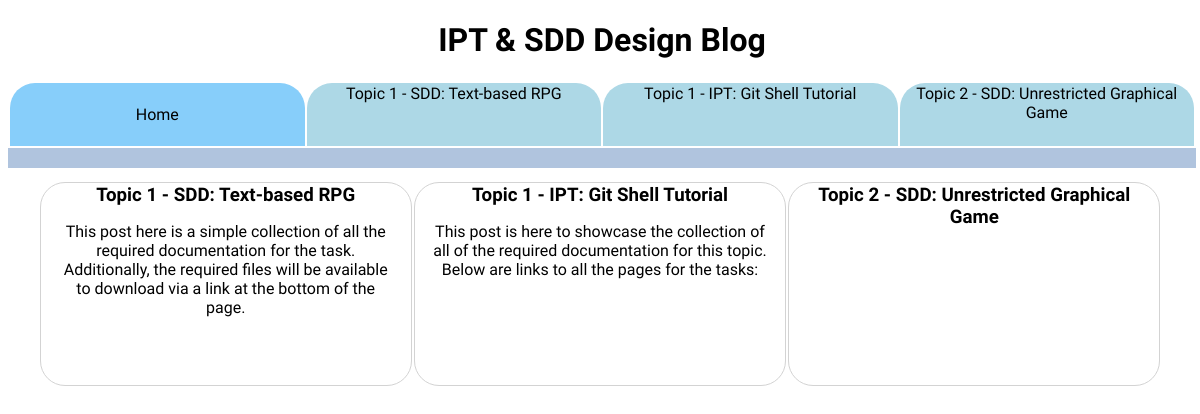
Before: / with the older database file.
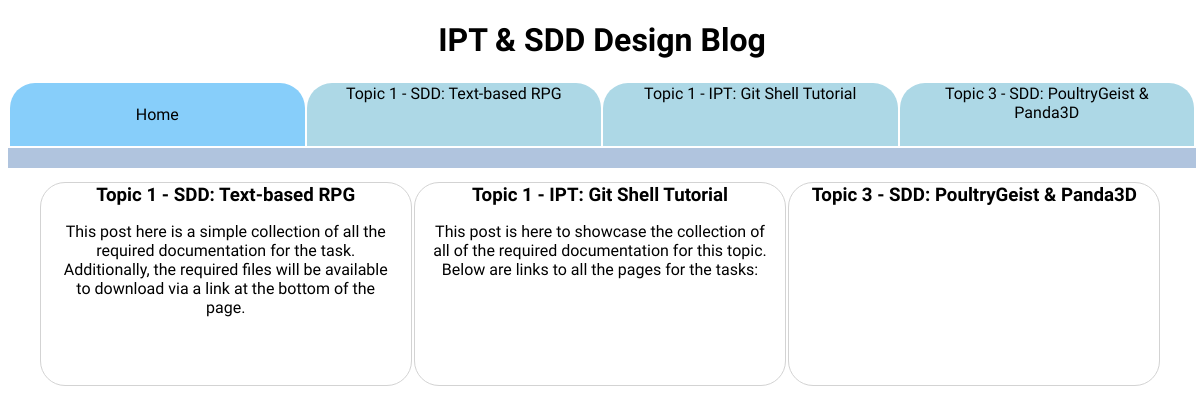
After: the same page with the newer database file.
### tables this page shows
CREATE TABLE topics (
  	id INTEGER NOT NULL,
  	title TEXT NOT NULL,
  	subtitle TEXT NOT NULL,
    created TEXT NOT NULL,
  	PRIMARY KEY (id)
);

### School_Blog/main.py (the view)
@app.route('/')
def index_handler():
	t = Topic.get_main_page()
	return render_template('index.html', topics=t, topic1=t[0], topic2=t[1], topic3=t[2])

### School_Blog/db.py (called while the page is built)
    @staticmethod
    def get_newest(tid):
        cur.execute('''SELECT * FROM posts WHERE topicid = ? ORDER BY created DESC''', (tid,))
        row = cur.fetchone()
        if row:
            id, tid, title, message, created, image = row
            return Log(eval(message), title, image, tid, id, created)

    @staticmethod
    def get_main_page():
        cur.execute('''SELECT * FROM topics ORDER BY created''')
        topics = []
        i = 0
        for row in cur:
            if i == 3:
                break
            id, title, sub, date = row
            topics.append(Topic(title, sub, date, id))
            i += 1
        for i in range(len(topics)):
            post = Log.get_newest(topics[i].id)
            topics[i].post = post
        return topics

### School_Blog/templates/index.html (shortened to what this page needs)
<!DOCTYPE html>
<html>
<head>
  <link rel="stylesheet" href="static/css/main.css">
</head>
<body>
  <div class="header">
    <h1>IPT & SDD Design Blog</h1>
    <table>
      <tr>
        <td style="background-color:lightskyblue">
          Home
        </td>
        {%for topic in topics%}
        <td>
          <a href="/topic/{{topic.id}}">{{topic.title}}: {{topic.subtitle}}</a>
        </td>
        {%endfor%}
      </tr>
    </table>
  </div>
  <div id="index_body_content">
    <table>
      <tr>
        {%for topic in topics%}
        <td class="topic">
          <a href="topic/{{topic.id}}">
            <h3>{{topic.title}}: {{topic.subtitle}}</h3>
            {%for para in topic.post.text%}
              {%if topic.post.text.index(para) == 0%}
                <p>{{para}}</p>
              {%endif%}
            {%endfor%}
          </a>
        </td>
        {%endfor%}
      </tr>
    </table>
  </div>
</body>
</html>

### School_Blog/static/css/main.css (style rules this page uses)
td { border-radius: 25px 25px 0px 0px; background-color: lightblue; width:17%; text-align: center; height: 30px; }
table { width: 100%; }
.topic { background-color: white; width:30%; text-align: center; height: 200px; margin: 4%; border: 1px solid lightgrey; border-radius: 25px; }
h3 { margin: 0; }
.header { width: 99%; position:fixed; background-color: white; top:0; border-bottom: 20px solid lightsteelblue; }
h1 { text-align:center; }
#index_body_content { margin: 180px auto 0 auto; text-align: left; width: 95%; }
body { font-family: 'Sarpanch', sans-serif; }
a { text-decoration: none; color: black; display:block; height:100%; padding:4%; }

Changed rows visible on the page:
changed topics: title "Topic 2 - SDD" → "Topic 3 - SDD"; subtitle "Unrestricted Graphical Game" → "PoultryGeist & Panda3D"
